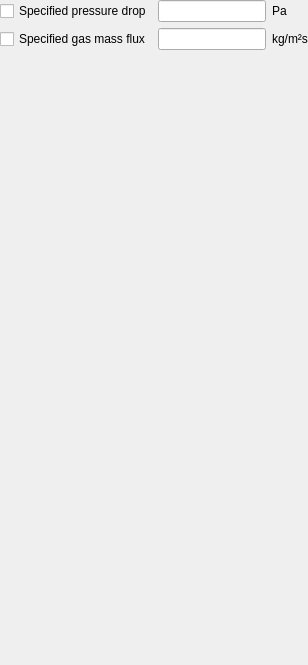
             <widget class="QWidget" name="page_cyclic">
              <layout class="QGridLayout" name="gridLayout">
               <property name="leftMargin">
                <number>0</number>
               </property>
               <property name="topMargin">
                <number>0</number>
               </property>
               <property name="rightMargin">
                <number>0</number>
               </property>
               <property name="bottomMargin">
                <number>0</number>
               </property>
               <item row="0" column="0">
                <widget class="QCheckBox" name="checkbox_cyclic_pd">
                 <property name="text">
                  <string>Specified pressure drop</string>
                 </property>
                </widget>
               </item>
               <item row="1" column="0">
                <widget class="QCheckBox" name="checkbox_flux_g">
                 <property name="text">
                  <string>Specified gas mass flux</string>
                 </property>
                </widget>
               </item>
               <item row="1" column="1">
                <widget class="LineEdit" name="lineedit_keyword_flux_g"/>
               </item>
               <item row="1" column="2" colspan="2">
                <widget class="QLabel" name="label_flux_g_units">
                 <property name="text">
                  <string>kg/m²s</string>
                 </property>
                </widget>
               </item>
               <item row="2" column="0">
                <spacer name="verticalSpacer">
                 <property name="orientation">
                  <enum>Qt::Vertical</enum>
                 </property>
                 <property name="sizeHint" stdset="0">
                  <size>
                   <width>20</width>
                   <height>615</height>
                  </size>
                 </property>
                </spacer>
               </item>
               <item row="0" column="1">
                <widget class="LineEdit" name="lineedit_delp"/>
               </item>
               <item row="0" column="2">
                <widget class="QLabel" name="label_delp_units">
                 <property name="text">
                  <string>Pa</string>
                 </property>
                </widget>
               </item>
              </layout>
             </widget>
